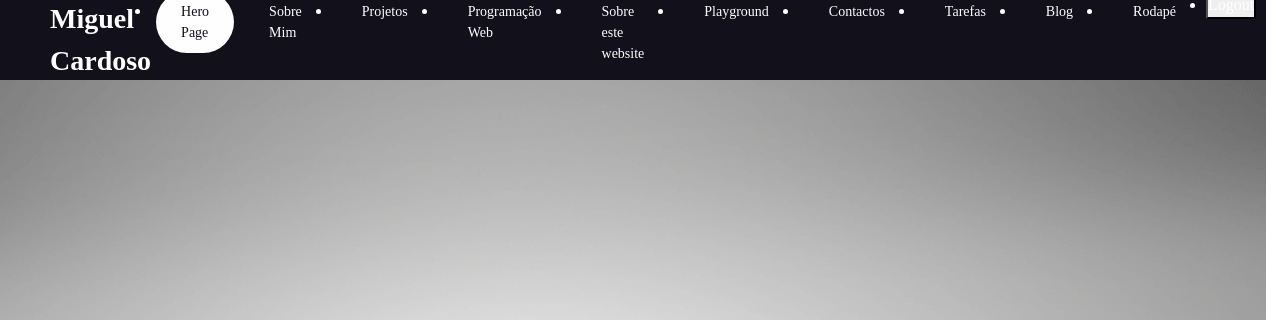
The app's page /aptidoesCompetencias, older data.
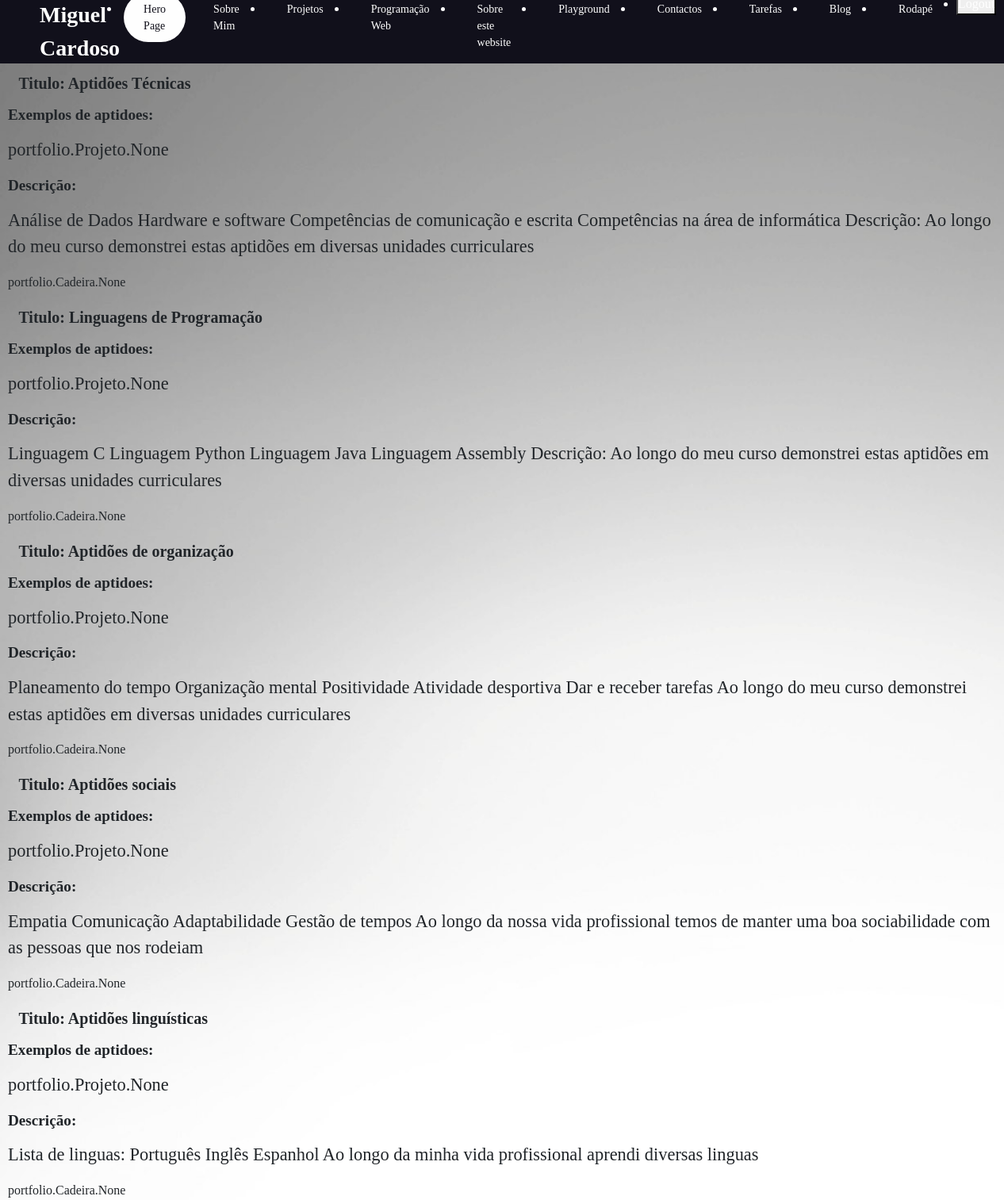
The same page, newer data.
### portfolio/models.py (models this page shows, shortened)
class AptidoesCompetencias(models.Model):
    titulo = models.CharField(max_length=50)
    descricao = models.TextField(max_length=700)
    listaProjetos = models.ManyToManyField(Projeto, related_name='aptidoesCompetencias')
    listaDisciplinas = models.ManyToManyField(Cadeira, related_name='aptidoesCompetencias')

### portfolio/views.py (the view)
# urls.py: path('aptidoesCompetencias', views.aptidoesCompetencias_view, name='aptidoesCompetencias'),
def aptidoesCompetencias_view(request):
    aptidoesCompetencias = AptidoesCompetencias.objects.all()
    context = {
        'aptidoesCompetencias': aptidoesCompetencias,
    }
    return render(request, 'portfolio/aptidoesCompetencias.html', context)

### portfolio/templates/portfolio/aptidoesCompetencias.html
{% extends 'portfolio/layout.html' %}
{% block main %}
{% for aptidao in aptidoesCompetencias %}
<div class="aptidoes">
    <h1>Titulo: {{ aptidao.titulo }}</h1>
    <h2>Exemplos de aptidoes:</h2>
    <p>{{ aptidao.listaProjetos }}</p>
    <h2>Descrição:</h2>
    <p>{{ aptidao.descricao }}</p>
    {{ aptidao.listaDisciplinas}}
</div>
{% endfor %}
{% load static %}
<link rel="stylesheet" href="{% static 'portfolio/css/aptidoesCompetencias.css' %}">
{% endblock %}

### portfolio/templates/portfolio/layout.html (shortened to what this page needs)
<!DOCTYPE html>
<html lang="en">
<head>
    <link rel="stylesheet" href="https://maxcdn.bootstrapcdn.com/bootstrap/4.5.2/css/bootstrap.min.css">
    {% load static %}
    <link rel="stylesheet" href="{% static 'portfolio/css/styles.css' %}">
</head>
<header>
    <div class="logo">Miguel Cardoso
    </div>
    <nav class="nav-bar">
        <ul>
            <li>
                <a href="{% url 'portfolio:home' %}" class="active">Hero Page</a>
            </li>
            <div class="dropdown">
                <li><a href="{% url 'portfolio:home' %}">Sobre Mim</a></li>
            </div>
            <div class="dropdown">
                <li><a href="{% url 'portfolio:projetosPessoais' %}">Projetos</a></li>
            </div>
            <div class="dropdown">
                <li><a href="{% url 'portfolio:tecnologiasExistentes' %}">Programação Web</a></li>
            </div>
            <div class="dropdown">
                <li><a href="{% url 'portfolio:sobreWebsite' %}">Sobre este website</a></li>
            </div>
            <li><a href="{% url 'portfolio:playground' %}">Playground</a></li>
            <li><a href="{% url 'portfolio:contactos' %}">Contactos</a></li>
            <li><a href="{% url 'portfolio:tarefas' %}">Tarefas</a></li>
            <li><a href="{% url 'portfolio:blog' %}">Blog</a> </li>
            <li><a href="#footer-bottom">Rodapé</a></li>
            <li>
                <form class="logout-link" action="{% url 'accounts:logout' %}" method="post">
                    <button type="submit">Logout</button>
                </form>
            </li>
        </ul>
    </nav>
</header>
<main>
    {% block main %}
    {% endblock main %}
</main>
</html>

### portfolio/static/portfolio/css/styles.css (style rules this page uses)
* { box-sizing: border-box; margin: 0; padding: 0; font-family: 'Libre Baskerville', serif; padding: 0; }
@media all and (max-width: 1320px) { h1 { font-size: 0.8rem; } }
@media all and (max-width: 1320px) { h2 { font-size: 0.5rem; } }
@media all and (max-width: 1320px) { p { font-size: 1.4rem; } }
@media all and (max-width: 1320px) { .nav-bar ul li a { font-size: 6px; } }
h1 { display: block; font-size: 1.25em; margin-top: 0.67em; margin-bottom: 0.67em; margin-left: 0.67em; margin-right: 0; font-weight: bold; }
h2 { display: block; font-size: 1.2em; margin-top: 0.83em; margin-bottom: 0.83em; margin-left: 0; margin-right: 0; font-weight: bold; }
main { height: 90vh; background-repeat: no-repeat; background-position: center; background-size: cover; background-attachment: fixed; }
li, a, button { font-family: Libre Baskerville, serif; font-weight: 500; font-size: 16px; color: #fff; text-decoration: none; }
header { width: auto; height: 80px; background: #11101b; display: flex; align-items: center; justify-content: space-between; padding: 0 100px; }
.dropdown { position: relative; display: inline-block; }
.logo { font-size: 28px; font-weight: bold; cursor: pointer; margin-right: auto; color: white; }
.nav-bar ul { display: flex; }
.nav-bar ul li a { display: block; color: #fefefe; font-size: 20px; padding: 10px 25px; border-radius: 50px; transition: all 0.2s; margin: 0 5px; }
.nav-bar ul li a.active { color: #11101b; background: #fefefe; }
@media only screen and (max-width: 1320px) { header { padding: 0 50px; } }
@media only screen and (max-width: 1320px) { .nav-bar ul li a { font-size: 14px; } }

### portfolio/static/portfolio/css/aptidoesCompetencias.css (style rules this page uses)
.aptidoes { margin-top: 10px; margin-bottom: 20px; margin-left: 10px; list-style: none; padding: 0; }

Row changes from the older to the newer data that the page shows:
added AptidoesCompetencias: titulo "Aptidões Técnicas", listaProjetos "portfolio.Projeto.None", descricao "Análise de Dados Hardware e software Competências de comunicação e escrita Competências na área de informática Descrição: Ao longo do meu curso demonstrei estas aptidões em diversas unidades curriculares", listaDisciplinas "portfolio.Cadeira.None"
added AptidoesCompetencias: titulo "Linguagens de Programação", listaProjetos "portfolio.Projeto.None", descricao "Linguagem C Linguagem Python Linguagem Java Linguagem Assembly Descrição: Ao longo do meu curso demonstrei estas aptidões em diversas unidades curriculares", listaDisciplinas "portfolio.Cadeira.None"
added AptidoesCompetencias: titulo "Aptidões de organização", listaProjetos "portfolio.Projeto.None", descricao "Planeamento do tempo Organização mental Positividade Atividade desportiva Dar e receber tarefas Ao longo do meu curso demonstrei estas aptidões em diversas unidades curriculares", listaDisciplinas "portfolio.Cadeira.None"
added AptidoesCompetencias: titulo "Aptidões sociais", listaProjetos "portfolio.Projeto.None", descricao "Empatia Comunicação Adaptabilidade Gestão de tempos Ao longo da nossa vida profissional temos de manter uma boa sociabilidade com as pessoas que nos rodeiam", listaDisciplinas "portfolio.Cadeira.None"
added AptidoesCompetencias: titulo "Aptidões linguísticas", listaProjetos "portfolio.Projeto.None", descricao "Lista de linguas: Português Inglês Espanhol Ao longo da minha vida profissional aprendi diversas linguas", listaDisciplinas "portfolio.Cadeira.None"
